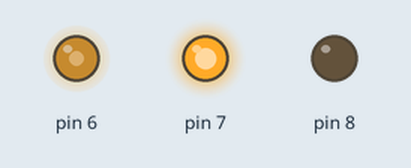
Recording of a sketch running on a simulated Arduino Uno, built with avr-gcc and run on an emulated ATmega328P. Shown: output pins drawn as LEDs (lit = HIGH).

Above: at 0.1 s.
At 1.1 s:
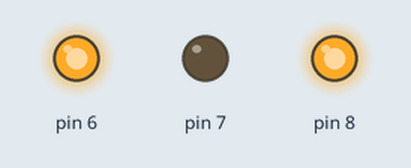
Timing chart, 0 to 2.6 s (numbered marks = the images above):
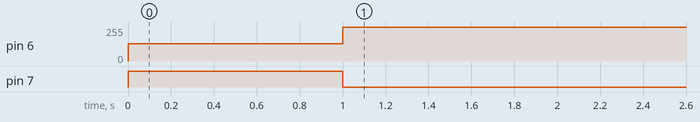

The sketch:

motor.ino
```cpp
// analogWrite on D6 (timer 0, the millis() timer) as an H-bridge's enable,
// D7 / D8 its direction: half speed forward for a second, then reverse.
void setup() {
  pinMode(7, OUTPUT);
  pinMode(8, OUTPUT);
  digitalWrite(7, HIGH);
  digitalWrite(8, LOW);
  analogWrite(6, 128);
  delay(1000);
  digitalWrite(7, LOW);
  digitalWrite(8, HIGH);
  analogWrite(6, 255);
}

void loop() {}
```
